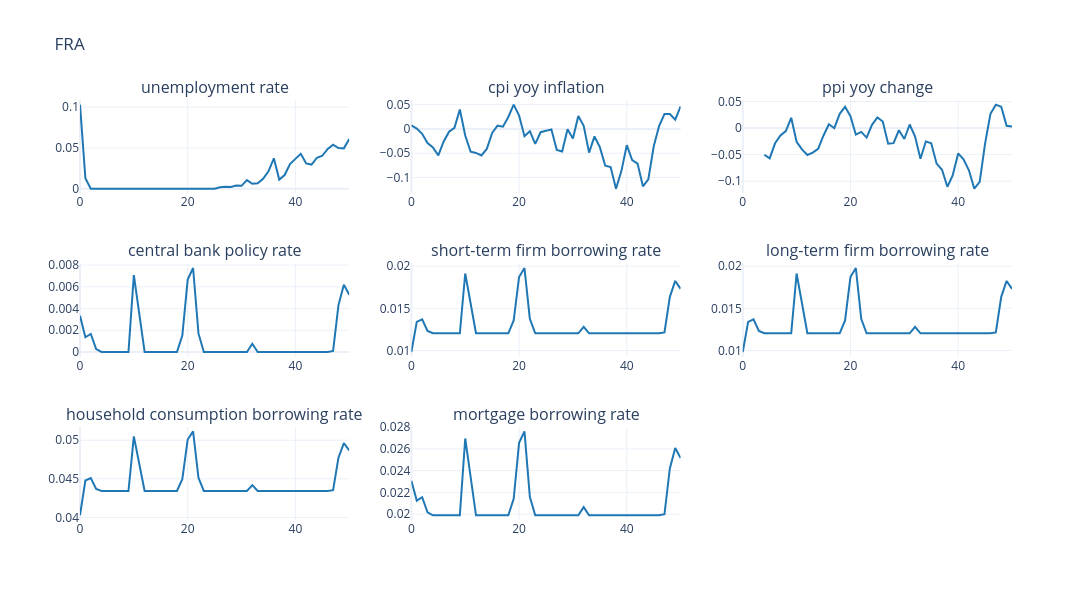

Here is the notebook cell this chart was saved with:
### Code cell
cols = [ 
    'unemployment rate', 'cpi yoy inflation', 'ppi yoy change',
    'central bank policy rate', 'short-term firm borrowing rate', 'long-term firm borrowing rate',
    'household consumption borrowing rate', 'mortgage borrowing rate'
    ]


#  Plot interest variables
plot_output(
    df=df_base[cols],
    no_rows=3,
    no_cols=3,
    country_code=cfg.country_iso3,
    line_color="#1f77b4",
    base_height=200,
    base_width=400,
)

### Figure 1 — Plotly figure (JSON) as saved in the notebook; plotly's stock layout.template omitted (floating-point values rounded to 4 significant figures)
{"data": [{"line": {"color": "#1f77b4"}, "mode": "lines", "name": "baseline", "showlegend": false, "type": "scatter", "x": [0, 1, 2, 3, 4, 5, 6, 7, 8, 9, 10, 11, 12, 13, 14, 15, 16, 17, 18, 19, 20, 21, 22, 23, 24, 25, 26, 27, 28, 29, 30, 31, 32, 33, 34, 35, 36, 37, 38, 39, 40, 41, 42, 43, 44, 45, 46, 47, 48, 49, 50], "xaxis": "x", "y": [0.1031, 0.01288, 0.0, 0.0, 0.0, 0.0, 0.0, 0.0, 0.0, 0.0, 0.0, 0.0, 0.0, 0.0, 0.0, 0.0, 0.0, 0.0, 0.0, 0.0, 0.0, 0.0, 0.0, 0.0, 0.0, 0.0, 0.001741, 0.002437, 0.002089, 0.00383, 0.003482, 0.01045, 0.005919, 0.006616, 0.01219, 0.02124, 0.03726, 0.01114, 0.01671, 0.03029, 0.03656, 0.04283, 0.03099, 0.0296, 0.03795, 0.04039, 0.04875, 0.05397, 0.04979, 0.04944, 0.06093], "yaxis": "y"}, {"line": {"color": "#1f77b4"}, "mode": "lines", "name": "baseline", "showlegend": false, "type": "scatter", "x": [0, 1, 2, 3, 4, 5, 6, 7, 8, 9, 10, 11, 12, 13, 14, 15, 16, 17, 18, 19, 20, 21, 22, 23, 24, 25, 26, 27, 28, 29, 30, 31, 32, 33, 34, 35, 36, 37, 38, 39, 40, 41, 42, 43, 44, 45, 46, 47, 48, 49, 50], "xaxis": "x2", "y": [0.00727, 0.0009036, -0.01002, -0.02911, -0.03824, -0.0543, -0.02565, -0.005669, 0.002244, 0.0401, -0.01352, -0.0467, -0.04935, -0.05449, -0.04114, -0.008157, 0.006695, 0.004819, 0.02471, 0.05, 0.02751, -0.01487, -0.004598, -0.03071, -0.006712, -0.004037, -0.0008029, -0.04299, -0.04626, -0.0006859, -0.01979, 0.02677, 0.006337, -0.04864, -0.01538, -0.03743, -0.07556, -0.0782, -0.1229, -0.08667, -0.03337, -0.06403, -0.07129, -0.1181, -0.1038, -0.03609, 0.005942, 0.03059, 0.03068, 0.01897, 0.04653], "yaxis": "y2"}, {"line": {"color": "#1f77b4"}, "mode": "lines", "name": "baseline", "showlegend": false, "type": "scatter", "x": [0, 1, 2, 3, 4, 5, 6, 7, 8, 9, 10, 11, 12, 13, 14, 15, 16, 17, 18, 19, 20, 21, 22, 23, 24, 25, 26, 27, 28, 29, 30, 31, 32, 33, 34, 35, 36, 37, 38, 39, 40, 41, 42, 43, 44, 45, 46, 47, 48, 49, 50], "xaxis": "x3", "y": [NaN, NaN, NaN, NaN, -0.05015, -0.05697, -0.0286, -0.01378, -0.005612, 0.01943, -0.02562, -0.04011, -0.05052, -0.04623, -0.03892, -0.0138, 0.007163, -0.0001317, 0.02691, 0.04007, 0.02244, -0.01232, -0.007107, -0.0178, 0.006154, 0.02007, 0.01236, -0.02929, -0.02831, -0.004031, -0.02048, 0.006775, -0.01576, -0.0576, -0.02506, -0.02863, -0.06688, -0.07845, -0.1105, -0.08838, -0.04758, -0.05867, -0.07939, -0.114, -0.1012, -0.02917, 0.02697, 0.04415, 0.04031, 0.004324, 0.002989], "yaxis": "y3"}, {"line": {"color": "#1f77b4"}, "mode": "lines", "name": "baseline", "showlegend": false, "type": "scatter", "x": [0, 1, 2, 3, 4, 5, 6, 7, 8, 9, 10, 11, 12, 13, 14, 15, 16, 17, 18, 19, 20, 21, 22, 23, 24, 25, 26, 27, 28, 29, 30, 31, 32, 33, 34, 35, 36, 37, 38, 39, 40, 41, 42, 43, 44, 45, 46, 47, 48, 49, 50], "xaxis": "x4", "y": [0.003333, 0.001357, 0.001664, 0.0002683, 0.0, 0.0, 0.0, 0.0, 0.0, 0.0, 0.007076, 0.003324, 0.0, 0.0, 0.0, 0.0, 0.0, 0.0, 0.0, 0.001522, 0.00667, 0.007732, 0.00171, 0.0, 0.0, 0.0, 0.0, 0.0, 0.0, 0.0, 0.0, 0.0, 0.0007571, 0.0, 0.0, 0.0, 0.0, 0.0, 0.0, 0.0, 0.0, 0.0, 0.0, 0.0, 0.0, 0.0, 0.0, 9.907e-05, 0.004319, 0.006199, 0.005267], "yaxis": "y4"}, {"line": {"color": "#1f77b4"}, "mode": "lines", "name": "baseline", "showlegend": false, "type": "scatter", "x": [0, 1, 2, 3, 4, 5, 6, 7, 8, 9, 10, 11, 12, 13, 14, 15, 16, 17, 18, 19, 20, 21, 22, 23, 24, 25, 26, 27, 28, 29, 30, 31, 32, 33, 34, 35, 36, 37, 38, 39, 40, 41, 42, 43, 44, 45, 46, 47, 48, 49, 50], "xaxis": "x5", "y": [0.009824, 0.0134, 0.0137, 0.01231, 0.01204, 0.01204, 0.01204, 0.01204, 0.01204, 0.01204, 0.01912, 0.01536, 0.01204, 0.01204, 0.01204, 0.01204, 0.01204, 0.01204, 0.01204, 0.01356, 0.01871, 0.01977, 0.01375, 0.01204, 0.01204, 0.01204, 0.01204, 0.01204, 0.01204, 0.01204, 0.01204, 0.01204, 0.0128, 0.01204, 0.01204, 0.01204, 0.01204, 0.01204, 0.01204, 0.01204, 0.01204, 0.01204, 0.01204, 0.01204, 0.01204, 0.01204, 0.01204, 0.01214, 0.01636, 0.01824, 0.01731], "yaxis": "y5"}, {"line": {"color": "#1f77b4"}, "mode": "lines", "name": "baseline", "showlegend": false, "type": "scatter", "x": [0, 1, 2, 3, 4, 5, 6, 7, 8, 9, 10, 11, 12, 13, 14, 15, 16, 17, 18, 19, 20, 21, 22, 23, 24, 25, 26, 27, 28, 29, 30, 31, 32, 33, 34, 35, 36, 37, 38, 39, 40, 41, 42, 43, 44, 45, 46, 47, 48, 49, 50], "xaxis": "x6", "y": [0.009824, 0.0134, 0.0137, 0.01231, 0.01204, 0.01204, 0.01204, 0.01204, 0.01204, 0.01204, 0.01912, 0.01536, 0.01204, 0.01204, 0.01204, 0.01204, 0.01204, 0.01204, 0.01204, 0.01356, 0.01871, 0.01977, 0.01375, 0.01204, 0.01204, 0.01204, 0.01204, 0.01204, 0.01204, 0.01204, 0.01204, 0.01204, 0.0128, 0.01204, 0.01204, 0.01204, 0.01204, 0.01204, 0.01204, 0.01204, 0.01204, 0.01204, 0.01204, 0.01204, 0.01204, 0.01204, 0.01204, 0.01214, 0.01636, 0.01824, 0.01731], "yaxis": "y6"}, {"line": {"color": "#1f77b4"}, "mode": "lines", "name": "baseline", "showlegend": false, "type": "scatter", "x": [0, 1, 2, 3, 4, 5, 6, 7, 8, 9, 10, 11, 12, 13, 14, 15, 16, 17, 18, 19, 20, 21, 22, 23, 24, 25, 26, 27, 28, 29, 30, 31, 32, 33, 34, 35, 36, 37, 38, 39, 40, 41, 42, 43, 44, 45, 46, 47, 48, 49, 50], "xaxis": "x7", "y": [0.04026, 0.04478, 0.04509, 0.04369, 0.04342, 0.04342, 0.04342, 0.04342, 0.04342, 0.04342, 0.0505, 0.04675, 0.04342, 0.04342, 0.04342, 0.04342, 0.04342, 0.04342, 0.04342, 0.04494, 0.05009, 0.05115, 0.04513, 0.04342, 0.04342, 0.04342, 0.04342, 0.04342, 0.04342, 0.04342, 0.04342, 0.04342, 0.04418, 0.04342, 0.04342, 0.04342, 0.04342, 0.04342, 0.04342, 0.04342, 0.04342, 0.04342, 0.04342, 0.04342, 0.04342, 0.04342, 0.04342, 0.04352, 0.04774, 0.04962, 0.04869], "yaxis": "y7"}, {"line": {"color": "#1f77b4"}, "mode": "lines", "name": "baseline", "showlegend": false, "type": "scatter", "x": [0, 1, 2, 3, 4, 5, 6, 7, 8, 9, 10, 11, 12, 13, 14, 15, 16, 17, 18, 19, 20, 21, 22, 23, 24, 25, 26, 27, 28, 29, 30, 31, 32, 33, 34, 35, 36, 37, 38, 39, 40, 41, 42, 43, 44, 45, 46, 47, 48, 49, 50], "xaxis": "x8", "y": [0.02306, 0.02124, 0.02155, 0.02015, 0.01989, 0.01989, 0.01989, 0.01989, 0.01989, 0.01989, 0.02696, 0.02321, 0.01989, 0.01989, 0.01989, 0.01989, 0.01989, 0.01989, 0.01989, 0.02141, 0.02656, 0.02762, 0.0216, 0.01989, 0.01989, 0.01989, 0.01989, 0.01989, 0.01989, 0.01989, 0.01989, 0.01989, 0.02064, 0.01989, 0.01989, 0.01989, 0.01989, 0.01989, 0.01989, 0.01989, 0.01989, 0.01989, 0.01989, 0.01989, 0.01989, 0.01989, 0.01989, 0.01998, 0.0242, 0.02608, 0.02515], "yaxis": "y8"}], "layout": {"annotations": [{"font": {"size": 16}, "showarrow": false, "text": "unemployment rate", "x": 0.1444, "xanchor": "center", "xref": "paper", "y": 1, "yanchor": "bottom", "yref": "paper"}, {"font": {"size": 16}, "showarrow": false, "text": "cpi yoy inflation", "x": 0.5, "xanchor": "center", "xref": "paper", "y": 1, "yanchor": "bottom", "yref": "paper"}, {"font": {"size": 16}, "showarrow": false, "text": "ppi yoy change", "x": 0.8556, "xanchor": "center", "xref": "paper", "y": 1, "yanchor": "bottom", "yref": "paper"}, {"font": {"size": 16}, "showarrow": false, "text": "central bank policy rate", "x": 0.1444, "xanchor": "center", "xref": "paper", "y": 0.6111, "yanchor": "bottom", "yref": "paper"}, {"font": {"size": 16}, "showarrow": false, "text": "short-term firm borrowing rate", "x": 0.5, "xanchor": "center", "xref": "paper", "y": 0.6111, "yanchor": "bottom", "yref": "paper"}, {"font": {"size": 16}, "showarrow": false, "text": "long-term firm borrowing rate", "x": 0.8556, "xanchor": "center", "xref": "paper", "y": 0.6111, "yanchor": "bottom", "yref": "paper"}, {"font": {"size": 16}, "showarrow": false, "text": "household consumption borrowing rate", "x": 0.1444, "xanchor": "center", "xref": "paper", "y": 0.2222, "yanchor": "bottom", "yref": "paper"}, {"font": {"size": 16}, "showarrow": false, "text": "mortgage borrowing rate", "x": 0.5, "xanchor": "center", "xref": "paper", "y": 0.2222, "yanchor": "bottom", "yref": "paper"}], "height": 600, "title": {"text": "FRA"}, "width": 1200, "xaxis": {"anchor": "y", "domain": [0, 0.2889]}, "xaxis2": {"anchor": "y2", "domain": [0.3556, 0.6444]}, "xaxis3": {"anchor": "y3", "domain": [0.7111, 1]}, "xaxis4": {"anchor": "y4", "domain": [0, 0.2889]}, "xaxis5": {"anchor": "y5", "domain": [0.3556, 0.6444]}, "xaxis6": {"anchor": "y6", "domain": [0.7111, 1]}, "xaxis7": {"anchor": "y7", "domain": [0, 0.2889]}, "xaxis8": {"anchor": "y8", "domain": [0.3556, 0.6444]}, "xaxis9": {"anchor": "y9", "domain": [0.7111, 1]}, "yaxis": {"anchor": "x", "domain": [0.7778, 1]}, "yaxis2": {"anchor": "x2", "domain": [0.7778, 1]}, "yaxis3": {"anchor": "x3", "domain": [0.7778, 1]}, "yaxis4": {"anchor": "x4", "domain": [0.3889, 0.6111]}, "yaxis5": {"anchor": "x5", "domain": [0.3889, 0.6111]}, "yaxis6": {"anchor": "x6", "domain": [0.3889, 0.6111]}, "yaxis7": {"anchor": "x7", "domain": [0, 0.2222]}, "yaxis8": {"anchor": "x8", "domain": [0, 0.2222]}, "yaxis9": {"anchor": "x9", "domain": [0, 0.2222]}}}
